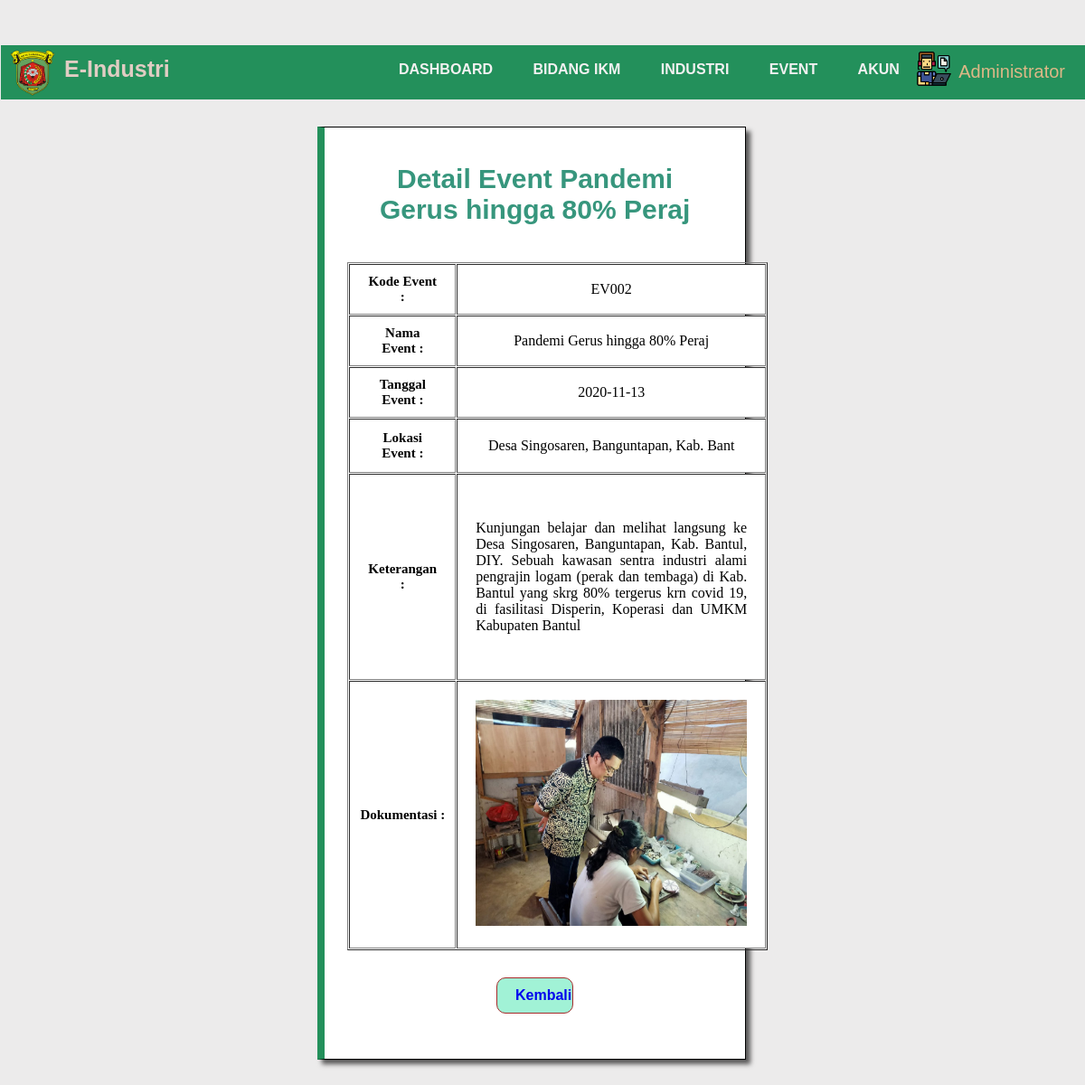
Screenshot of /admin/detail_event.php?kode_event=EV002 (signed in) with the database file from the repository.
### tables this page shows
CREATE TABLE `event` (
  `kode_event` varchar(20) NOT NULL,
  `nama_event` varchar(30) NOT NULL,
  `tanggal_event` varchar(30) NOT NULL,
  `lokasi_event` varchar(40) NOT NULL,
  `keterangan` text NOT NULL,
  `gambar` blob NOT NULL
);

### admin/detail_event.php (the view, shortened to what this page needs)
<?php
	include '../konek.php';
	if (isset($_SESSION['superadmin'])) {
		$kodeevent = $_GET['kode_event'];
		$query = $konek->query("SELECT * FROM `event` WHERE kode_event = '".$kodeevent."'");
		$num = $query->num_rows;
		if ($num == 1) {
			$row = $query->fetch_assoc();
		} else {
			header("location:event.php");
		}
	} else {
		header("location:../login.php");
	}
    ?>
<!DOCTYPE html>
<html lang="en">
<head>
	<link href="../css/tambah_data.css" rel="stylesheet" type="text/css" />
</head>
<body>
		<div class="header-admin">
				<div class="corner-header">
					<li class="logo-admin"><img src="../image/dinas_kaltim.png" alt="" style="width: 50px;"></li>
					<ul class="title-app">E-Industri</ul>
					<ul class="navbar-admin">
						<li><a href="admin-dashboard.php">Dashboard</a></li>
						<li><a href="bidang_ikm.php">Bidang IKM</a></li>
						<li><a href="industri.php">Industri</a></li>
						<li><a href="event.php">Event</a></li>
						<li><a href="akun.php">Akun</a></li>
					</ul>
				</div>
				<div class="ikon-profil">
				<img src="../image/worker.png">
				<li class="dropdown" style="margin-right: -165px">Administrator
				</li>
			</div>
		</div>
        <div class="form-konten">
			<div class="pad-tambah" style="height: fit-content; margin-bottom: 30px">
			<h2>Detail Event <?= $row['nama_event'] ?> </h2>
            <br><br>
            <table style="width: 110%;overflow-x: scroll;margin-left: -25px" cellpadding="1" cellspacing="1" border="1px" >
					<tr>
						<td style="width: 30%;font-weight:700;padding: 10px 20px;text-align: center;font-size: 15px;background-color: white">Kode Event :</td>
						<td style="width: 40%;padding: 5px 20px;text-align: center;background-color: white"><?= $row['kode_event'] ?></td>
					</tr>
                    <tr>
                        <td style="width: 35%;font-weight:700;padding: 10px 20px;text-align: center;font-size: 15px;background-color: white">Nama Event :</td>
                        <td style="width: 65%;padding: 15px 20px;text-align: center;background-color: white"><?= $row['nama_event'] ?></td>
                    </tr>
					<tr>
						<td style="width: 35%;font-weight:700;padding: 10px 20px;text-align: center;font-size: 15px;background-color: white">Tanggal Event :</td>
						<td style="width: 65%;padding: 12px 20px;text-align: center;background-color: white"><?= $row['tanggal_event'] ?></td>
					</tr>
					<tr>
						<td style="width: 35%;font-weight:700;padding: 10px 20px;text-align: center;font-size: 15px;background-color: white">Lokasi Event :</td>
						<td style="width: 65%;padding: 20px 20px;text-align: center;background-color: white"><?= $row['lokasi_event'] ?></td>
					</tr>
					<tr>
						<td style="width: 35%;font-weight:700;padding: 10px 20px;text-align: center;font-size: 15px;background-color: white">Keterangan :</td>
						<td style="width: 65%;padding: 50px 20px;text-align: justify;background-color: white"><?= $row['keterangan'] ?></td>
					</tr>
                    <tr>
						<td style="width: 35%;font-weight:700;padding: 20px 10px;text-align: center;font-size: 15px;background-color: white">Dokumentasi :</td>
						<td style="width: 65%;padding: 20px 20px;text-align: center;background-color: white"><img src="../image/<?= $row['gambar'] ?>" alt="" width="300px" height="250px"></td>
					</tr>
				</table>
				<div style="text-align:center; margin-left: 40px; margin-right: 40px;  margin-top: 30px;">
					<button style="padding: 10px 20px;border: 1px solid;font-weight: bold;border-radius: 10px;font-size: 16px;background: #6aebbea0;color: brown; width: 30%;"><a href="event.php" style="text-decoration: none;">Kembali</a></button>
				</div>
		</div>
	</div>
</body>
</html>

### css/tambah_data.css (style rules this page uses)
*, *:before, *:after { box-sizing: border-box; }
body { background-color: rgb(236, 235, 235); }
.header-admin { position: fixed; background: rgb(35, 144, 91); width: 101%; height: 60px; margin-left: -7px; margin-right: 10px; margin-top: -15%; }
.logo-admin { display: block; margin-left: 10px; margin-top: 4px; }
.title-app { margin-top: -55px; margin-left: 30px; color: #e0cdc3; font-weight: 900; font-size: 25px; font-family:'Trebuchet MS', 'Lucida Sans Unicode', 'Lucida Grande', 'Lucida Sans', Arial, sans-serif; margin-right: 10px; }
.navbar-admin { margin-left: 400px; margin-bottom: -20px; margin-top: -53px; padding: 0px; text-transform: uppercase; font-family: 'Gill Sans', 'Gill Sans MT', Calibri, 'Trebuchet MS', sans-serif; font-weight: bolder; }
.corner-header { background-color:white(44, 44, 44); color: Black; }
.corner-header img { width: 70px; display: block; margin-bottom: 10px; }
.corner-header ul li { margin-left: 30px; display:inline-block; font-size: 16px; margin-top: 5px; }
.corner-header a { color:rgb(243, 241, 241); text-decoration: none; transition: .3s; font-family:Verdana, Geneva, Tahoma, sans-serif; margin-top: 10px; margin-left: 10px; }
.ikon-profil { position:relative; line-height:3; margin:0; padding:0; list-style-type:none; list-style-position:inside; z-index: 2; }
.ikon-profil img { width: 40px; float: right; margin-right: 160px; margin-top: -10px; }
.dropdown { color: burlywood; float: right; margin-right: -130px; font-size: 20px; font-family: 'Franklin Gothic Medium', 'Arial Narrow', Arial, sans-serif; margin-top: -17px; text-transform: capitalize; }
.form-konten { margin-top: 230px; margin-bottom: 10px; text-align: center; width: 100%; }
.form-konten h2 { font-size: 30px; margin-bottom: 5px; width: 100%; text-align: center; font-weight:bold; margin-top: -10px; color: rgb(55, 150, 125); font-family:'Gill Sans', 'Gill Sans MT', Calibri, 'Trebuchet MS', sans-serif }
.pad-tambah { margin-top: -90px; float: left; height: 390px; background-color: #ffffff; text-align: center; width: 40%; background-size:cover; background-position:0 -500px; border: 1px solid black; box-shadow:5px 5px 5px rgb(90, 89, 89); padding: 50px; margin-left: 29%; margin-bottom: -10px; border-left: 8px solid rgb(35, 144, 91); }

### rows the page displays
event: nama_event "Pandemi Gerus hingga 80% Peraj", kode_event "EV002", tanggal_event "2020-11-13", lokasi_event "Desa Singosaren, Banguntapan, Kab. Bant", keterangan "Kunjungan belajar dan melihat langsung ke Desa Singosaren, Banguntapan, Kab. Bantul, DIY. Sebuah kawasan sentra industri alami pengrajin logam (perak dan tembaga) di Kab. Bantul yang skrg 80% tergerus krn covid 19, di fasilitasi Disperin, Koperasi dan UMKM Kabupaten Bantul", gambar (picture)
